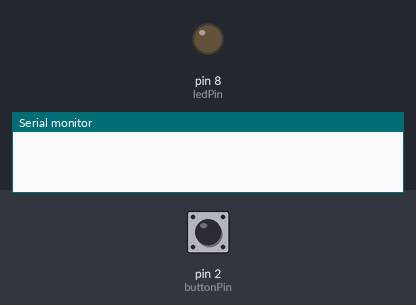
This sketch was run on a simulated Arduino Uno, built with avr-gcc and run on an emulated ATmega328P. Shown: output pins drawn as LEDs (lit = HIGH), the last lines printed to the serial monitor. The inputs (shaded band) are chosen by the test bench; at power-on: pin 2 (buttonPin) HIGH.

Above: at 1.2 s.
1.3 s: pin 2 (buttonPin) pulled LOW for 0.15 s
At 1.7 s:
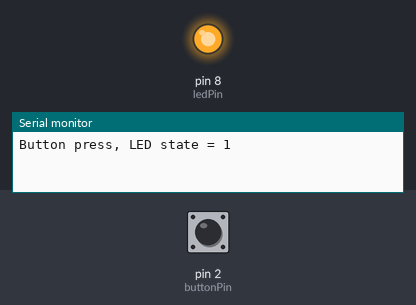
2.9 s: pin 2 (buttonPin) pulled LOW for 1 s
At 4.1 s:
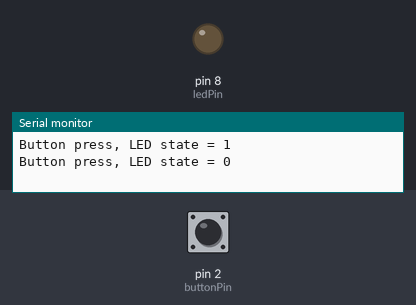
5.4 s: pin 2 (buttonPin) pulled LOW for 3.2 s
At 6.0 s:
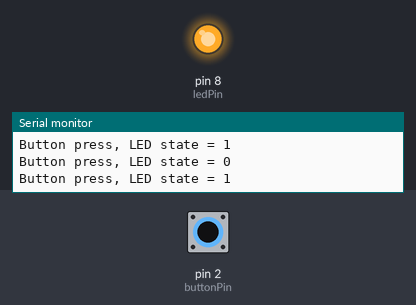
Timing chart, 0 to 8.4 s (numbered marks = the images above; inputs shaded):
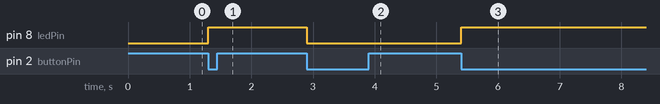

The sketch:

buttononoff.ino
```cpp
//this turns on the led when the button is pushed, and turns it off again when the button is pushed.

const int buttonPin = 2;
const int ledPin = 8;

int ledState = LOW;
int lastButtonState=HIGH;


void setup() {
pinMode(ledPin, OUTPUT);
pinMode(buttonPin, INPUT_PULLUP);
  Serial.begin(9600);
}

void loop() {

int buttonState = digitalRead(buttonPin);

if (lastButtonState == HIGH && buttonState == LOW){
  ledState = !ledState;
  digitalWrite(ledPin, ledState);
  delay(50);

    Serial.print("Button press, LED state = ");
    Serial.println(ledState);
}
lastButtonState = buttonState;
}
```

Measured:
- after the input at 1.3 s, pin 8 (ledPin): LOW → HIGH at once
- after the input at 2.9 s, pin 8 (ledPin): HIGH → LOW at once
- after the input at 5.4 s, pin 8 (ledPin): LOW → HIGH at once
